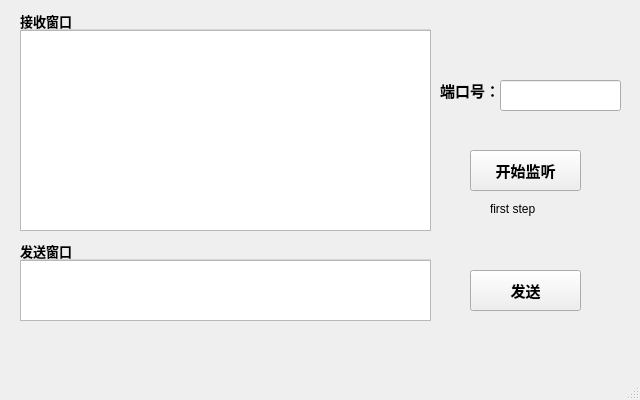
<?xml version="1.0" encoding="UTF-8"?>
<ui version="4.0">
 <class>Server</class>
 <widget class="QMainWindow" name="Server">
  <property name="geometry">
   <rect>
    <x>0</x>
    <y>0</y>
    <width>640</width>
    <height>400</height>
   </rect>
  </property>
  <property name="windowTitle">
   <string>Server（作者：黄伟杰-202011305009）</string>
  </property>
  <widget class="QWidget" name="centralwidget">
   <widget class="QLineEdit" name="portnum">
    <property name="geometry">
     <rect>
      <x>500</x>
      <y>80</y>
      <width>121</width>
      <height>31</height>
     </rect>
    </property>
   </widget>
   <widget class="QLabel" name="PORT">
    <property name="geometry">
     <rect>
      <x>440</x>
      <y>80</y>
      <width>61</width>
      <height>21</height>
     </rect>
    </property>
    <property name="font">
     <font>
      <pointsize>11</pointsize>
      <weight>75</weight>
      <bold>true</bold>
     </font>
    </property>
    <property name="text">
     <string>端口号：</string>
    </property>
   </widget>
   <widget class="QPushButton" name="startorstop_Listen">
    <property name="geometry">
     <rect>
      <x>470</x>
      <y>150</y>
      <width>111</width>
      <height>41</height>
     </rect>
    </property>
    <property name="font">
     <font>
      <pointsize>11</pointsize>
      <weight>75</weight>
      <bold>true</bold>
     </font>
    </property>
    <property name="text">
     <string>开始监听</string>
    </property>
   </widget>
   <widget class="QPushButton" name="send_button">
    <property name="geometry">
     <rect>
      <x>470</x>
      <y>270</y>
      <width>111</width>
      <height>41</height>
     </rect>
    </property>
    <property name="font">
     <font>
      <pointsize>11</pointsize>
      <weight>75</weight>
      <bold>true</bold>
     </font>
    </property>
    <property name="text">
     <string>发送</string>
    </property>
   </widget>
   <widget class="QGroupBox" name="receive_box">
    <property name="geometry">
     <rect>
      <x>20</x>
      <y>10</y>
      <width>411</width>
      <height>221</height>
     </rect>
    </property>
    <property name="font">
     <font>
      <pointsize>10</pointsize>
      <weight>75</weight>
      <bold>true</bold>
     </font>
    </property>
    <property name="title">
     <string>接收窗口</string>
    </property>
    <widget class="QPlainTextEdit" name="receiver">
     <property name="geometry">
      <rect>
       <x>0</x>
       <y>20</y>
       <width>411</width>
       <height>201</height>
      </rect>
     </property>
     <property name="readOnly">
      <bool>true</bool>
     </property>
    </widget>
   </widget>
   <widget class="QGroupBox" name="send_box">
    <property name="geometry">
     <rect>
      <x>20</x>
      <y>240</y>
      <width>411</width>
      <height>81</height>
     </rect>
    </property>
    <property name="font">
     <font>
      <pointsize>10</pointsize>
      <weight>75</weight>
      <bold>true</bold>
     </font>
    </property>
    <property name="title">
     <string>发送窗口</string>
    </property>
    <widget class="QPlainTextEdit" name="sender">
     <property name="geometry">
      <rect>
       <x>0</x>
       <y>20</y>
       <width>411</width>
       <height>61</height>
      </rect>
     </property>
    </widget>
   </widget>
   <widget class="QLabel" name="label">
    <property name="geometry">
     <rect>
      <x>490</x>
      <y>200</y>
      <width>67</width>
      <height>17</height>
     </rect>
    </property>
    <property name="text">
     <string>first step</string>
    </property>
   </widget>
  </widget>
  <widget class="QMenuBar" name="menubar">
   <property name="geometry">
    <rect>
     <x>0</x>
     <y>0</y>
     <width>640</width>
     <height>28</height>
    </rect>
   </property>
  </widget>
  <widget class="QStatusBar" name="statusbar"/>
 </widget>
 <resources/>
 <connections/>
</ui>
